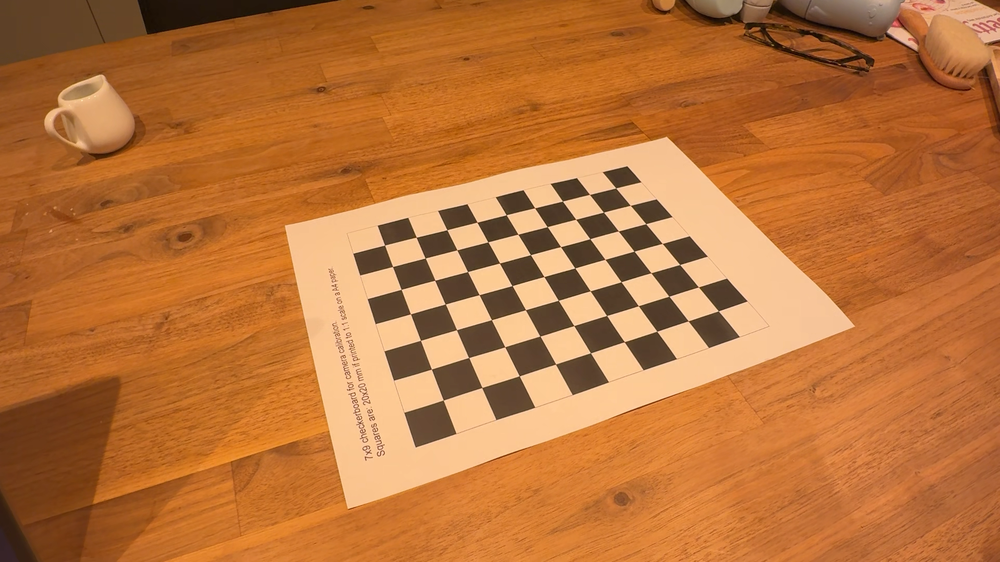
#> input picture calibration_images/image0.png, 1000 x 562 px, shrunk from 1920 x 1080 before the run; its folder holds only this picture in this run
$ python 2_Calibration.py
#> lines starting #> are read from the running program, lines starting #| are printed output that depends on the picture; long printed decimals are rounded
import numpy as np
import cv2
import glob

# checkerboard dimensions
cbrow = 9
cbcol = 7

# termination criteria
criteria = (cv2.TERM_CRITERIA_EPS + cv2.TERM_CRITERIA_MAX_ITER, 30, 0.001)

# prepare object points, like (0,0,0), (1,0,0), (2,0,0) ....,(6,5,0)
objp = np.zeros((cbrow*cbcol,3), np.float32)
objp[:,:2] = np.mgrid[0:cbcol,0:cbrow].T.reshape(-1,2)

# Arrays to store object points and image points from all the images.
objpoints = [] # 3d point in real world space
imgpoints = [] # 2d points in image plane.


def findCorners(gray_, img_, fname_):
    # Find the chess board corners
    ret, corners = cv2.findChessboardCorners(gray_, (cbcol,cbrow),None)
    # If found, add object points, image points (after refining them)
    if ret == True:
        objpoints.append(objp)
        corners2 = cv2.cornerSubPix(gray_,corners,(11,11),(-1,-1),criteria)
        print ("added corners: ", len(corners2))
        imgpoints.append(corners2)
        # Draw and display the corners
        img_ = cv2.drawChessboardCorners(img_, (cbcol,cbrow), corners2,ret)
        cv2.imshow('img',img_)
        cv2.waitKey(500)

# use previously recorded images

images = glob.glob('calibration_images/*.png')

print(images)
for fname in images:
    print (fname)
    img = cv2.imread(fname)
#> img is the input picture: shape (562, 1000, 3); mean B, G, R 58.3, 115.1, 185.9
    gray = cv2.cvtColor(img,cv2.COLOR_BGR2GRAY)
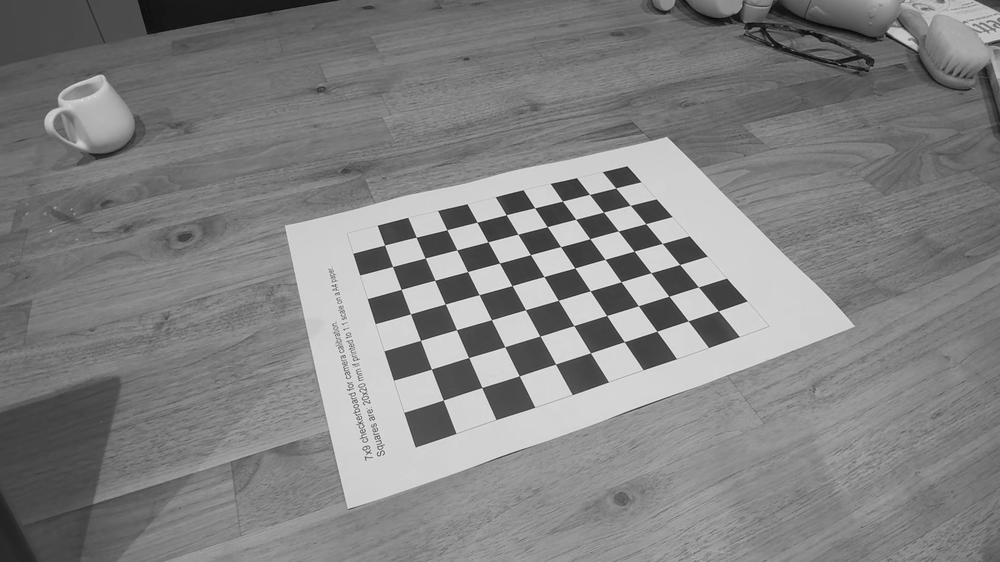
#> gray: shape (562, 1000); min 7, max 237, mean 129.8
    findCorners(gray, img, fname)
#> in findCorners, `ret, corners = cv2.findChessboardCorners(gray_, (cbcol,cbrow),None)`: ret = True; corners = 63 rows, first 8: [615.7, 187.9], [630.3, 205.4], [645.7, 223.7], [662.3, 243.5], [679.7, 264.5], [698.4, 287], [718.3, 310.8], [589.5, 194.4]
#> in findCorners, `corners2 = cv2.cornerSubPix(gray_,corners,(11,11),(-1,-1),criteria)`: corners2 = 63 rows, first 8: [615.7, 187.9], [630.3, 205.3], [645.7, 223.7], [662.3, 243.4], [679.7, 264.5], [698.4, 286.9], [718.4, 310.9], [589.5, 194.4]
#| added corners:  63
#> in findCorners, `img_ = cv2.drawChessboardCorners(img_, (cbcol,cbrow), corners2,ret)`:
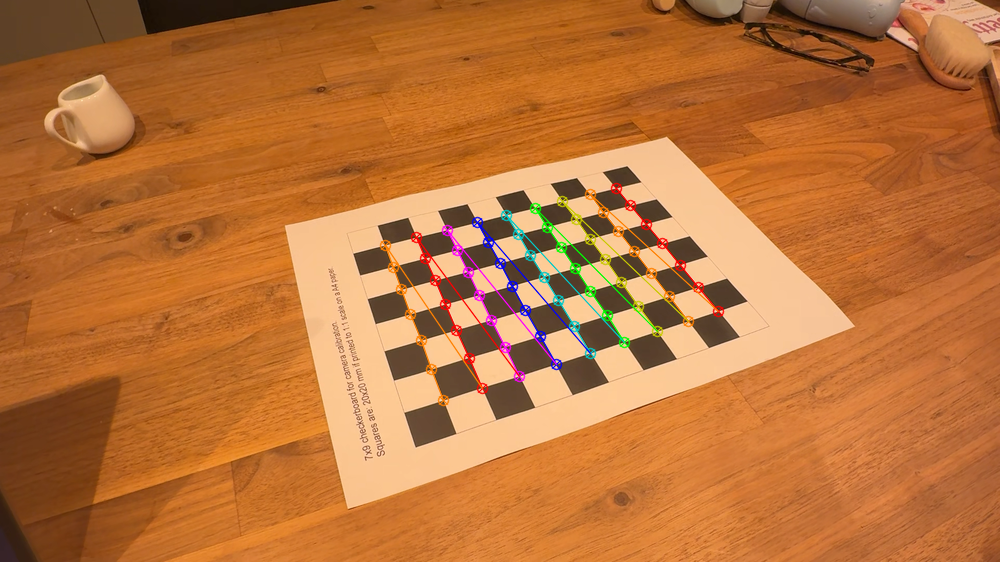
#> img_: shape (562, 1000, 3); mean B, G, R 58.1, 114.8, 185.8

cv2.destroyAllWindows()

#camera calibration
ret, mtx, dist, rvecs, tvecs = cv2.calibrateCamera(objpoints, imgpoints, gray.shape[::-1],None,None)
#> ret = 0.12; mtx = [[309.6, 0, 503.7], [0, 240.9, 293.6], [0, 0, 1]]; dist = [[0.00145, -0.067, -0.00267, -0.000264, 0.0615]]; rvecs = ([-0.316, 0.212, 1.19],); tvecs = ([3.81, -4.61, 10.51],)

# Saving the calibration
cv_file = cv2.FileStorage("calib.yaml", cv2.FILE_STORAGE_WRITE)
cv_file.write("camera_matrix", mtx)
cv_file.write("dist_coeff", dist)
cv_file.release()

print("camera_matrix:\n ", mtx)
#| camera_matrix:
#|   [[309.620   0.         503.683]
#|  [  0.         240.861 293.572]
#|  [  0.           0.           1.        ]]
print("dist_matrix:\n ", dist)
#| dist_matrix:
#|   [[ 0.00145 -0.06695 -0.002667 -0.0002637  0.06145]]

$ run again, on calibration_images/image4.png
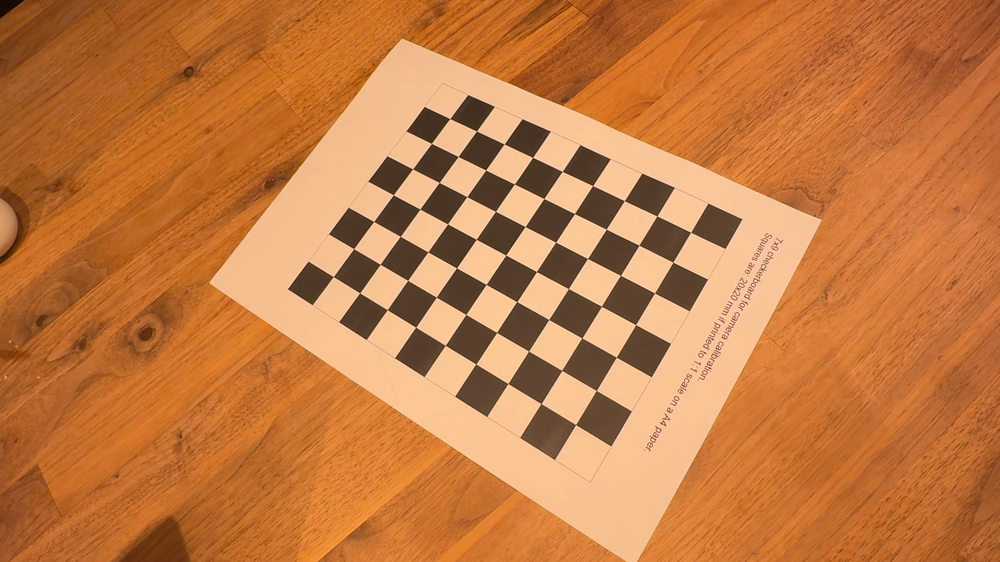
#> input picture calibration_images/image4.png, 1000 x 562 px, shrunk from 1920 x 1080 before the run
#> img is the input picture: shape (562, 1000, 3); mean B, G, R 66.9, 122.6, 194.9
#> `gray = cv2.cvtColor(img,cv2.COLOR_BGR2GRAY)`:
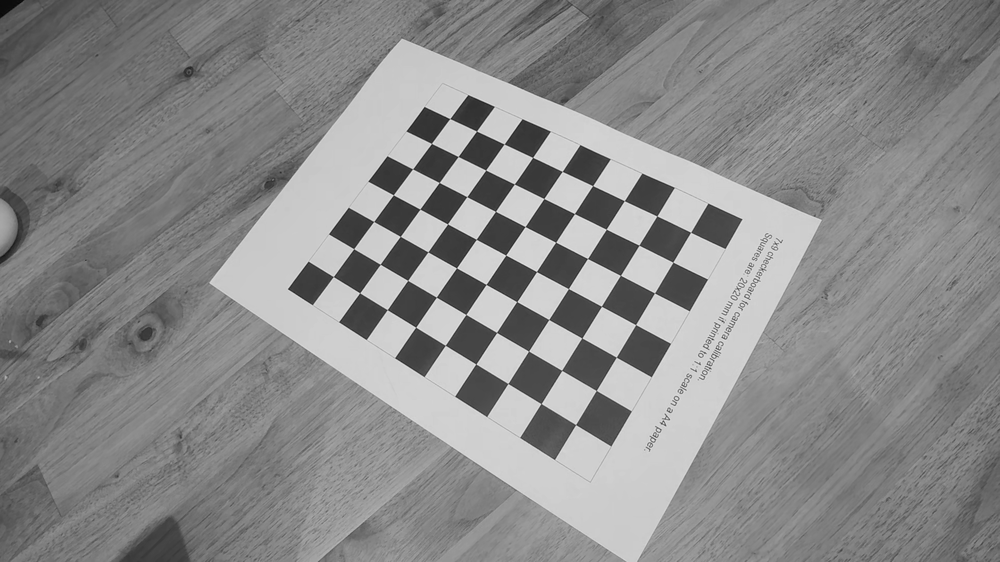
#> gray: shape (562, 1000); min 7, max 233, mean 137.9
#> in findCorners, `ret, corners = cv2.findChessboardCorners(gray_, (cbcol,cbrow),None)`: ret = True; corners = 63 rows, first 8: [333.3, 276.6], [353.7, 248.6], [373.7, 221.5], [393.4, 194.8], [412.6, 168.8], [431.5, 143.4], [449.7, 118.6], [359.6, 292.7]
#> corners2 = 63 rows, first 8: [333.3, 276.6], [353.7, 248.7], [373.7, 221.5], [393.3, 194.8], [412.6, 168.9], [431.4, 143.4], [449.7, 118.6], [359.7, 292.8]
#| added corners:  63
#> in findCorners, `img_ = cv2.drawChessboardCorners(img_, (cbcol,cbrow), corners2,ret)`:
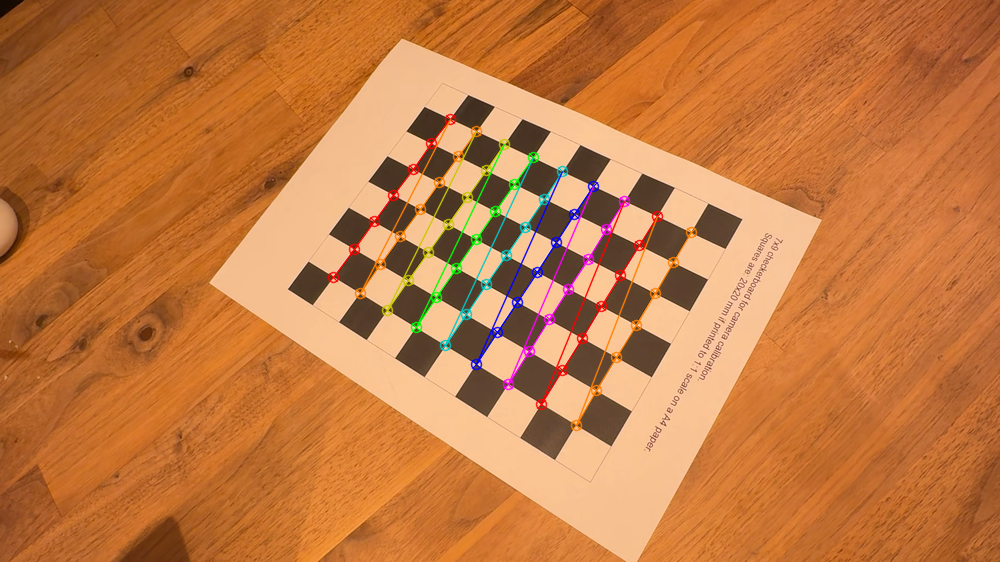
#> img_: shape (562, 1000, 3); mean B, G, R 66.7, 122.2, 194.9
#> `ret, mtx, dist, rvecs, tvecs = cv2.calibrateCamera(objpoints, imgpoint..`: ret = 0.0835; mtx = [[718.5, 0, 457.8], [0, 748.3, 316.6], [0, 0, 1]]; dist = [[0.00817, -0.763, -0.00418, 0.00609, 2.28]]; rvecs = ([-0.463, -0.0526, -0.989],); tvecs = ([-3.59, -1.11, 20.66],)
#| camera_matrix:
#|   [[718.450   0.         457.778]
#|  [  0.         748.328 316.627]
#|  [  0.           0.           1.        ]]
#| dist_matrix:
#|   [[ 0.008169 -0.7627 -0.004177  0.006091  2.279]]

$ run again, on calibration_images/image5.png
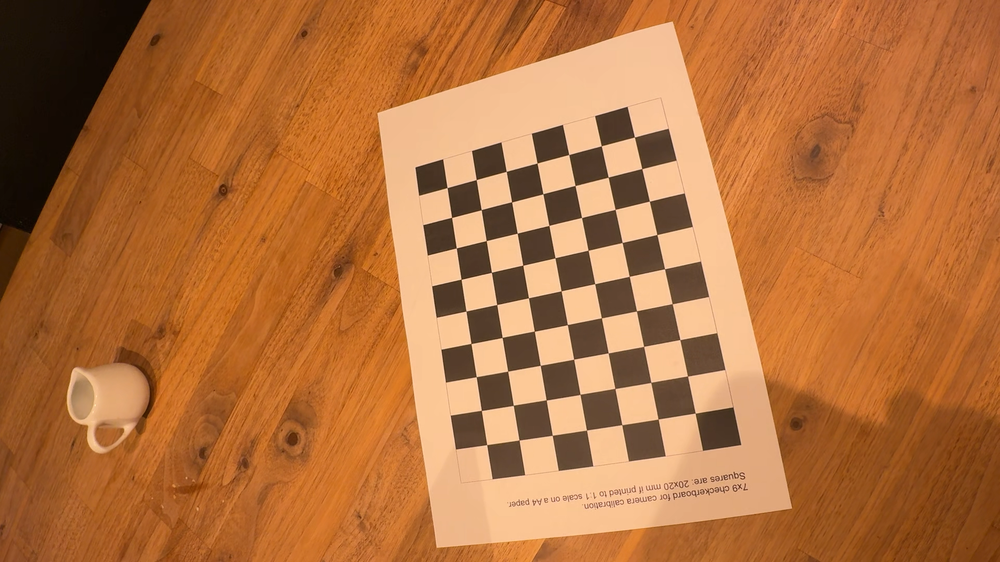
#> input picture calibration_images/image5.png, 1000 x 562 px, shrunk from 1920 x 1080 before the run
#> img is the input picture: shape (562, 1000, 3); mean B, G, R 61, 112.5, 178.9
#> `gray = cv2.cvtColor(img,cv2.COLOR_BGR2GRAY)`:
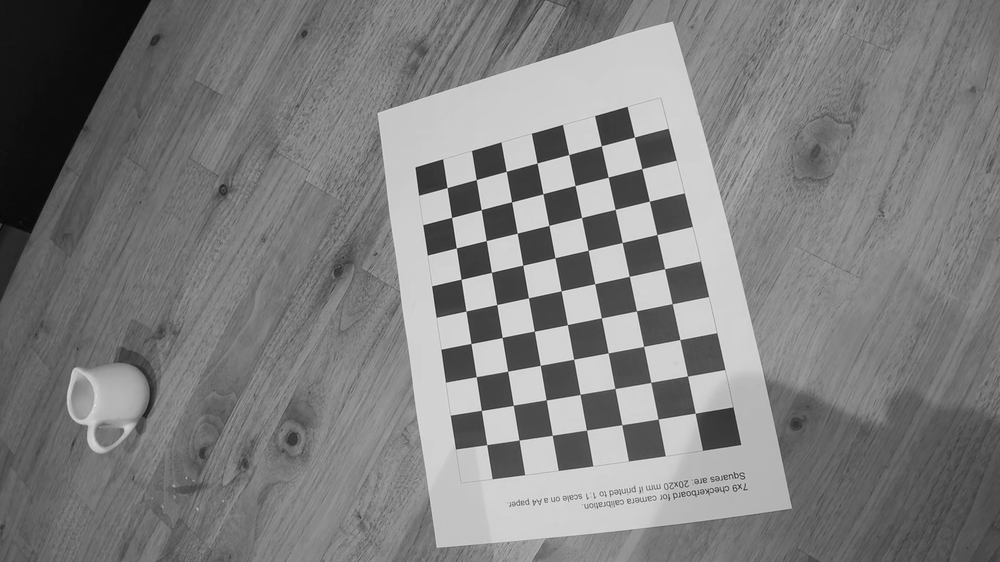
#> gray: shape (562, 1000); min 7, max 233, mean 126.5
#> in findCorners, `ret, corners = cv2.findChessboardCorners(gray_, (cbcol,cbrow),None)`: ret = True; corners = 63 rows, first 8: [447.1, 187.6], [476.2, 179.6], [506.3, 171.4], [537, 163], [568.7, 154.5], [601.3, 145.8], [634.4, 137], [451.6, 217.4]
#> corners2 = 63 rows, first 8: [447.1, 187.6], [476.2, 179.6], [506.3, 171.4], [537.1, 163], [568.7, 154.5], [601.3, 145.8], [634.5, 137], [451.6, 217.4]
#| added corners:  63
#> in findCorners, `img_ = cv2.drawChessboardCorners(img_, (cbcol,cbrow), corners2,ret)`:
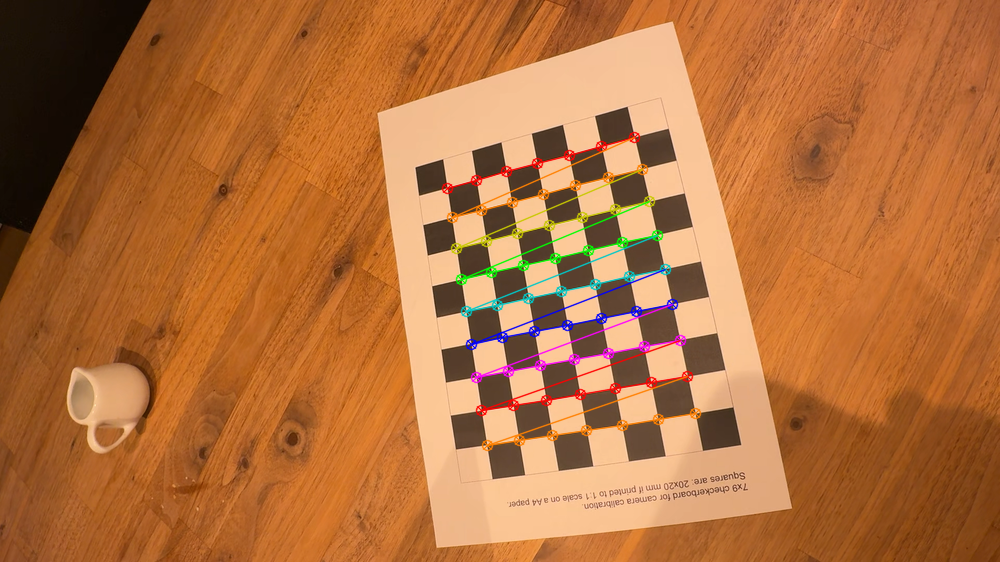
#> img_: shape (562, 1000, 3); mean B, G, R 60.8, 112.1, 178.8
#> `ret, mtx, dist, rvecs, tvecs = cv2.calibrateCamera(objpoints, imgpoint..`: ret = 0.0871; mtx = [[485.4, 0, 526.9], [0, 488.3, 293.9], [0, 0, 1]]; dist = [[-0.00244, -0.722, -0.000726, -0.00495, 2.38]]; rvecs = ([-0.137, 0.241, -0.191],); tvecs = ([-2.54, -3.37, 15.47],)
#| camera_matrix:
#|   [[485.365   0.         526.929]
#|  [  0.         488.262 293.863 ]
#|  [  0.           0.           1.        ]]
#| dist_matrix:
#|   [[-2.44035308e-03 -7.22171544e-01 -7.26127199e-04 -4.94547046e-03
#|    2.37794005e+00]]

$ run again, on calibration_images/image6.png
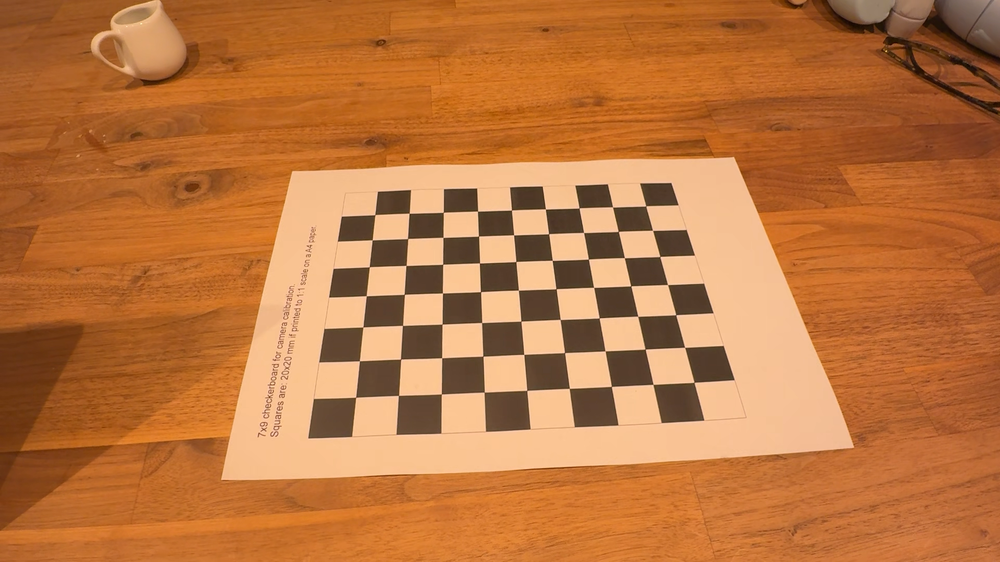
#> input picture calibration_images/image6.png, 1000 x 562 px, shrunk from 1920 x 1080 before the run
#> img is the input picture: shape (562, 1000, 3); mean B, G, R 63.2, 117, 187.2
#> `gray = cv2.cvtColor(img,cv2.COLOR_BGR2GRAY)`:
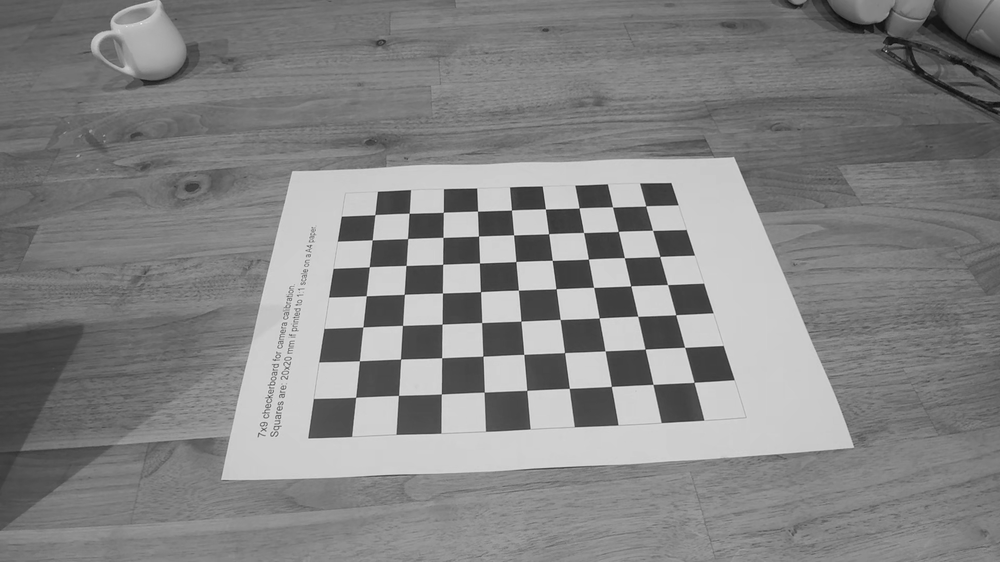
#> gray: shape (562, 1000); min 8, max 237, mean 131.9
#> in findCorners, `ret, corners = cv2.findChessboardCorners(gray_, (cbcol,cbrow),None)`: ret = True; corners = 63 rows, first 8: [645.8, 205.8], [652.6, 230.4], [659.8, 256.5], [667.5, 284.6], [675.8, 314.7], [684.6, 347.4], [694, 382.3], [612.5, 207]
#> corners2 = 63 rows, first 8: [645.7, 205.9], [652.6, 230.3], [659.8, 256.5], [667.6, 284.5], [675.7, 314.7], [684.6, 347.3], [694.1, 382.4], [612.5, 206.9]
#| added corners:  63
#> in findCorners, `img_ = cv2.drawChessboardCorners(img_, (cbcol,cbrow), corners2,ret)`:
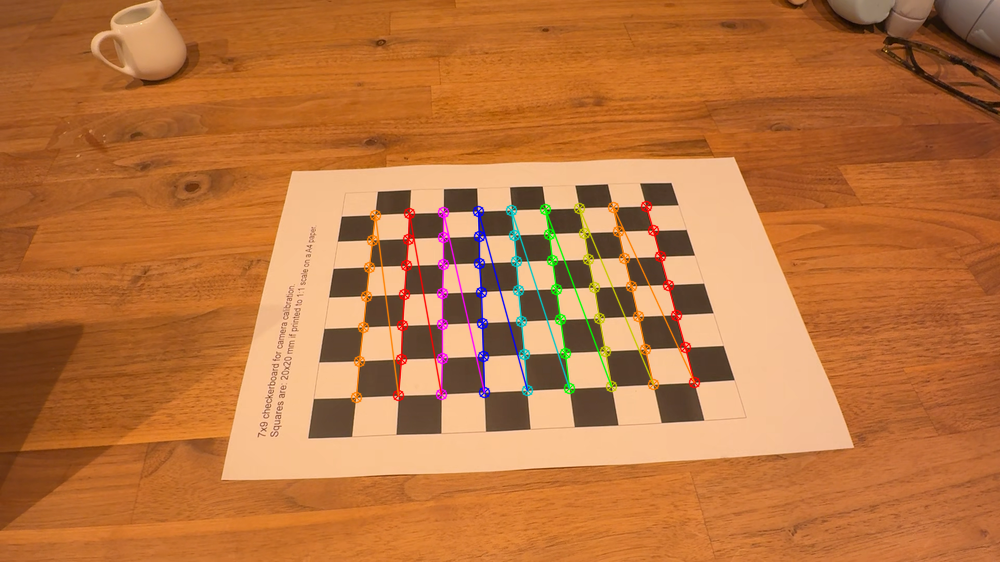
#> img_: shape (562, 1000, 3); mean B, G, R 63, 116.7, 187.1
#> `ret, mtx, dist, rvecs, tvecs = cv2.calibrateCamera(objpoints, imgpoint..`: ret = 0.106; mtx = [[243.7, 0, 498.9], [0, 197.3, 290.1], [0, 0, 1]]; dist = [[-0.0064, -0.0087, -0.00207, -0.00019, 0.00584]]; rvecs = ([-0.2, 0.188, 1.51],); tvecs = ([4.37, -3.08, 7.22],)
#| camera_matrix:
#|   [[243.696   0.         498.871]
#|  [  0.         197.343 290.059]
#|  [  0.           0.           1.        ]]
#| dist_matrix:
#|   [[-0.006397 -0.008702 -0.00207 -0.0001895  0.005843]]
